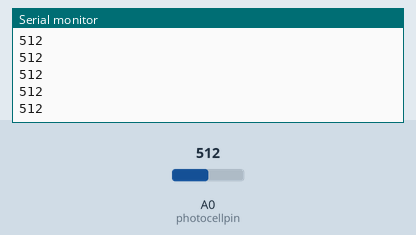
Simulated run of this sketch. Board: Arduino Uno, built with avr-gcc and run on an emulated ATmega328P. On the bench: the last lines printed to the serial monitor. Inputs (shaded band) come from the test bench; at power-on: A0 (photocellpin) = 512.

Above: at 1.2 s.
1.3 s: A0 (photocellpin) set to 716
At 1.56 s:
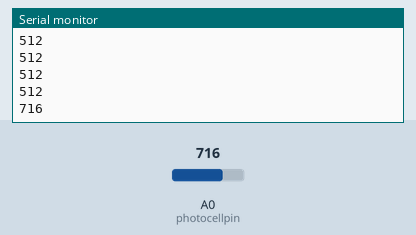
2.8 s: A0 (photocellpin) set to 900
At 2.96 s:
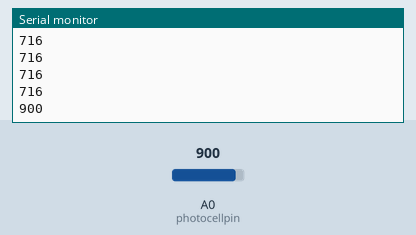
Timing chart, 0 to 5.8 s (numbered marks = the images above; inputs shaded):
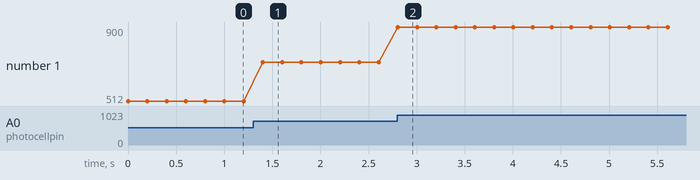

The sketch:

Project_18.1_Read_the_analog_value.ino
```cpp
//**********************************************************************************
int photocellpin=A0;//Initialize the analog pin A0 of photoresistor
int val=0;// Initialize the variable val as 0

void setup()
{
Serial.begin(9600);// Set baud rate to 9600
pinMode(photocellpin, INPUT); //Set analog pin A0 to "input"
}

void loop()
{
val=analogRead(photocellpin);// ead the value of photoresistor, assign it to val
Serial.println(val);// Print the value of val
delay(200);// Delay 0.2s
}
//**********************************************************************************
```

Measured:
- after the input at 1.3 s, the serial monitor: prints a new line after 0.10 s (image 1)
- after the input at 2.8 s, the serial monitor: prints a new line at once (image 2)
- plotted number 1: 512 → 716 after the input at 1.3 s, 716 → 900 after the input at 2.8 s
